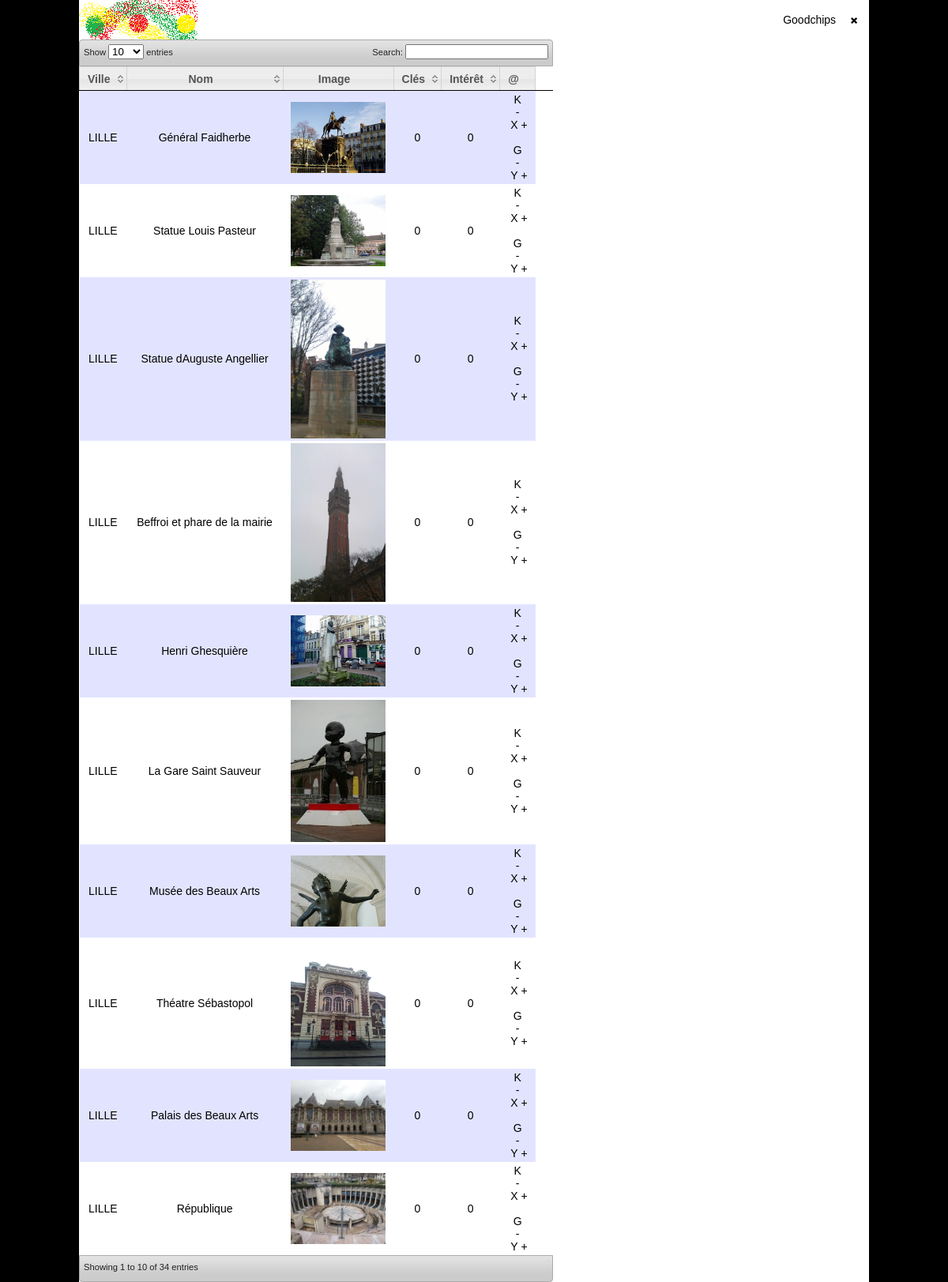
Screenshot of / (signed in) with the database file from the repository.
### tables this page shows
CREATE TABLE IF NOT EXISTS `portal` (
  `id` int(10) unsigned zerofill NOT NULL auto_increment,
  `name` varchar(255) NOT NULL,
  `address` varchar(255) NOT NULL,
  `city` varchar(64) NOT NULL,
  `zip` varchar(8) NOT NULL,
  `country` varchar(32) NOT NULL,
  PRIMARY KEY  (`id`)
);

### lib/php/webapp.class.php (called while the page is built, shortened)
<?php
class Webapp{
	public static function getPortals($db_link){
		$portals = array();
		$sql  = "SELECT `p`.`id`,`p`.`city`,`p`.`name`,SUM(`phu`.`keys`) AS `keys`,SUM(`phu`.`grade`) AS `grades` FROM `portal` AS `p` ";
		$sql .= "LEFT JOIN `portal_has_user` AS `phu` ON `phu`.`id_portal` = `p`.`id` GROUP BY `p`.`id`";
		$result = mysql_query($sql, $db_link);
		if($result){
			while($row = mysql_fetch_assoc($result)){
				$row['img'] = "media/portal/".$row['id'].".jpg";
				$sql_k  = "SELECT u.nickname, phu.keys FROM user AS u, portal_has_user AS phu ";
				$sql_k .= "WHERE phu.id_user = u.id AND phu.id_portal = ".$row['id']." AND phu.keys IS NOT NULL AND phu.keys <> 0 ";
				$sql_k .= "ORDER BY phu.keys DESC";
				$result_k = mysql_query($sql_k, $db_link);
				$k = array();
				$row['tooltip_keys'] = $k;
				$sql_g  = "SELECT u.nickname, phu.grade FROM user AS u, portal_has_user AS phu ";
				$sql_g .= "WHERE phu.id_user = u.id AND phu.id_portal = ".$row['id']." AND phu.grade IS NOT NULL AND phu.grade <> 0 ";
				$sql_g .= "ORDER BY phu.grade DESC";
				$result_g = mysql_query($sql_g, $db_link);
				$g = array();
				$row['tooltip_grades'] = $g;
				$portals[] = $row;
			}
		}
		return $portals;
	}
}
?>

### mod/home/mod.php (the view, shortened to what this page needs)
<div id='home'>
	<?php $portals = Webapp::getPortals($db_link); ?>
	<table id="datatable">
		<thead>
			<tr>
				<th>Ville</th>
				<th>Nom</th>
				<th>Image</th>
				<th>Clés</th>
				<th>Intérêt</th>
				<th>@<th>
			</tr>
		</thead>
		<tbody>
			<?php foreach($portals as $portal): ?>
			<tr>
				<td><?php echo $portal['city']; ?></td>
				<td><?php echo $portal['name']; ?></td>
				<td><img src="<?php echo $portal['img']; ?>" width="120" /></td>
				<td class="keys"><span><?php echo empty($portal['keys']) ? '0': $portal['keys']; ?></span></td>
				<td class="grades"><span><?php echo empty($portal['grades']) ? '0': $portal['grades']; ?></span></td>
				<td>K<br/>-&nbsp;X&nbsp;+<br/><br/>G<br/>-&nbsp;Y&nbsp;+</td>
			</tr>
			<?php endforeach; ?>
		</tbody>
	</table>
</div>

### index.php (shortened to what this page needs)
<?php
	require_once('lib/php/webapp.class.php');
	$mod = (isset($_GET['mod']) ? $_GET['mod'] : 'home');
	$db_link = Webapp::getDbLink(DB_HOST, DB_USER, DB_PASSWORD, DB_NAME);
?>
<!DOCTYPE HTML PUBLIC "-//W3C//DTD HTML 4.01 Transitional//EN" "http://www.w3.org/TR/html4/loose.dtd">
<html>
	<head>
		<?php include('mod/index/head.php'); ?>
		<?php if(isset($_SESSION['user'])){ include('mod/' . $mod . '/head.php'); }  else {?><title>KeyRI</title><?php } ?>
	</head>
	<body>
		<div id="page">
			<table id="header" cellspacing="0px" cellpadding="0px">
				<tr>
					<td class="logo">
						<img src="mod/index/img/logo.png" />
					</td>
					<td class="center">
					</td>
					<td class="user">
						<?php if(isset($_SESSION['user'])): ?>
							<?php echo $_SESSION['user']['nickname']; ?>
							<a href="?logout=1"><img src="mod/index/img/logout.png" /></a>
						<?php endif; ?>
					</td>
				</tr>
			</table>
			<?php if(isset($_SESSION['user'])){ include('mod/' . $mod . '/mod.php'); } ?>
		</div>
	</body>
</html>

### mod/index/head.php (shortened to what this page needs)
<link rel="stylesheet" type="text/css" href="lib/css/smoothness/jquery-ui.min.css">
<link rel="stylesheet" type="text/css" href="mod/index/css/mod.css">

### mod/home/head.php (shortened to what this page needs)
<link rel="stylesheet" type="text/css" href="lib/css/jquery.datatables.css">
<link rel="stylesheet" type="text/css" href="lib/css/jquery.datatables-themeroller.css">
<link rel="stylesheet" type="text/css" href="mod/home/css/mod.css">

### mod/index/css/mod.css (style rules this page uses)
* { margin: 0px; padding: 0px; font-family: Arial, sans-serif; }
body { background-color: #000000; font-size: 14px; color: #000000; text-align: center; }
table { font-size: 14px; color: #000000; text-align: center; }
img { border: 0px; }
a { text-decoration: none; color: #000000; }
#page { width: 100%; margin-left: auto; margin-right: auto; }
#header { width: 1000px; background-color: #FFFFFF; margin:auto; }
#header td.logo { width: 150px; }
#header td.center { width: 700px; }
#header td.user { width: 150px; text-align: right; }
#header td.user a { padding-left: 15px; padding-right: 15px; }

### mod/home/css/mod.css (style rules this page uses)
#home { width:1000px; margin: auto; background: #FFFFFF; }
.dataTable { width: 100%; }
.dataTable thead tr { height: 30px; }
.dataTable tbody tr { height: 100px; }

### rows the page displays
portal: city "LILLE", name "Général Faidherbe", shows a picture
portal: city "LILLE", name "Statue Louis Pasteur", shows a picture
portal: city "LILLE", name "Statue dAuguste Angellier", shows a picture
portal: city "LILLE", name "Beffroi et phare de la mairie", shows a picture
portal: city "LILLE", name "Henri Ghesquière", shows a picture
portal: city "LILLE", name "La Gare Saint Sauveur", shows a picture
portal: city "LILLE", name "Musée des Beaux Arts", shows a picture
portal: city "LILLE", name "Théatre Sébastopol", shows a picture
portal: city "LILLE", name "Palais des Beaux Arts", shows a picture
portal: city "LILLE", name "République", shows a picture

### other values shown
$_SESSION['user']['nickname'] "Goodchips"
